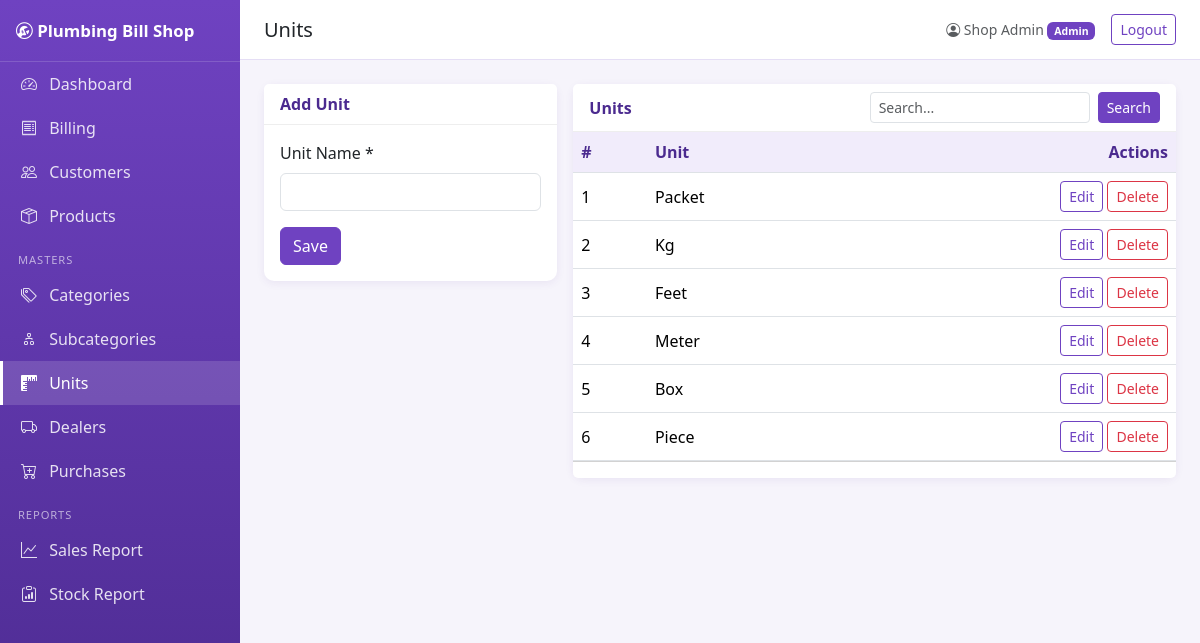
The page /units/index.php (signed in) on the database its author committed.
### tables this page shows
CREATE TABLE units (
  id INT AUTO_INCREMENT PRIMARY KEY,
  name VARCHAR(50) NOT NULL,
  is_deleted TINYINT(1) NOT NULL DEFAULT 0,
  created_at TIMESTAMP NOT NULL DEFAULT CURRENT_TIMESTAMP,
  updated_at TIMESTAMP NOT NULL DEFAULT CURRENT_TIMESTAMP ON UPDATE CURRENT_TIMESTAMP
);

### units/index.php (called while the page is built, shortened)
<?php
require_once __DIR__ . '/../includes/init.php';
require_once __DIR__ . '/../includes/crud.php';
render_crud($pdo, [
    'table' => 'units', 'path' => 'units/index.php',
    'title' => 'Units', 'singular' => 'Unit',
    'fields' => ['name' => ['label' => 'Unit Name', 'required' => true, 'unique' => true, 'max' => 50]],
    'columns' => ['name' => 'Unit'],
    'search' => ['t.name'],
    'guard' => 'SELECT COUNT(*) FROM products WHERE unit_id = ? AND is_deleted = 0',
    'guard_msg' => 'Active products use this unit. Change or remove them first.',
]);

### includes/init.php (called while the page is built, shortened)
<?php
function flash($type = null, $message = null)
{
    if ($type === null) {
        $storedMessage = $_SESSION['flash'] ?? null;
        return $storedMessage;
    }
    return null;
}
function paginate($pdo, $select, $from, $params = [], $orderBy = 'id DESC')
{
    $select = str_replace('\\*', '*', $select);
    $countSql = "SELECT COUNT(*) " . $from;
    $countStmt = $pdo->prepare($countSql);
    $countStmt->execute($params);
    $totalRecords = (int) $countStmt->fetchColumn();
    $perPage = 10;
    $pages = max(1, (int) ceil($totalRecords / $perPage));
    $page = max(1, (int) ($_GET['page'] ?? 1));
    $page = min($page, $pages);
    $offset = ($page - 1) * $perPage;
    $sql = "SELECT " . $select . " " . $from
         . " ORDER BY " . $orderBy
         . " LIMIT " . $perPage
         . " OFFSET " . $offset;
    $stmt = $pdo->prepare($sql);
    $stmt->execute($params);
    $rows = $stmt->fetchAll(PDO::FETCH_ASSOC);
    return [$rows, $pages, $page];
}
function e($value)
{
    return htmlspecialchars((string)$value, ENT_QUOTES, 'UTF-8');
}

### includes/crud.php (the view, shortened to what this page needs)
<?php
function render_crud(PDO $pdo, array $c): void
{
    $t = $c['table'];
    $fields = $c['fields'];
    $errors = [];
    $old = [];
    $editRow = null;
    $q = trim($_GET['q'] ?? '');
    $from = 'FROM ' . ($c['from'] ?? "$t t") . ' WHERE t.is_deleted = 0';
    $params = [];
    [$rows, $pages, $page] = paginate($pdo, $c['select'] ?? 't.*', $from, $params, 't.id DESC');
    include __DIR__ . '/header.php';
    $isEdit = !empty($editRow['id']);
    ?>
    <div class="row g-3">
      <div class="col-lg-4">
        <div class="card"><div class="card-header"><?= $isEdit ? 'Edit' : 'Add' ?> <?= e($c['singular']) ?></div>
          <div class="card-body">
            <form method="post" novalidate>
              <?php foreach ($fields as $f => $d):
                  $type = $d['type'] ?? 'text';
                  $val = $old[$f] ?? ($editRow[$f] ?? '');
                  $bad = isset($errors[$f]) ? ' is-invalid' : ''; ?>
                <div class="mb-3">
                  <label class="form-label"><?= e($d['label']) ?><?= !empty($d['required']) ? ' *' : '' ?></label>
                  <?php if ($type === 'select'): ?>
                    <select name="<?= $f ?>" class="form-select<?= $bad ?>">
                      <option value="">-- Select --</option>
                      <?php foreach ($pdo->query($d['options_sql'])->fetchAll() as $o): ?>
                        <option value="<?= (int)$o['id'] ?>" <?= (string)$val === (string)$o['id'] ? 'selected' : '' ?>><?= e($o['name']) ?></option>
                      <?php endforeach; ?>
                    </select>
                  <?php elseif ($type === 'textarea'): ?>
                    <textarea name="<?= $f ?>" rows="2" class="form-control<?= $bad ?>"><?= e($val) ?></textarea>
                  <?php else: ?>
                    <input name="<?= $f ?>" class="form-control<?= $bad ?>" value="<?= e($val) ?>">
                  <?php endif; ?>
                </div>
              <?php endforeach; ?>
              <button class="btn btn-purple"><?= $isEdit ? 'Update' : 'Save' ?></button>
            </form>
          </div></div>
      </div>
      <div class="col-lg-8">
        <div class="card">
          <div class="card-header d-flex justify-content-between align-items-center flex-wrap gap-2">
            <span><?= e($c['title']) ?></span>
            <form class="d-flex gap-2" method="get">
              <input name="q" value="<?= e($q) ?>" class="form-control form-control-sm" placeholder="Search...">
              <button class="btn btn-sm btn-purple">Search</button>
            </form>
          </div>
          <div class="table-responsive"><table class="table table-hover align-middle mb-0">
            <thead><tr><th>#</th>
              <?php foreach ($c['columns'] as $label): ?><th><?= e($label) ?></th><?php endforeach; ?>
              <th class="text-end">Actions</th></tr></thead>
            <tbody>
            <?php foreach ($rows as $i => $r): ?>
              <tr><td><?= $i + 1 + ($page - 1) * 10 ?></td>
                <?php foreach ($c['columns'] as $col => $label): ?><td><?= e($r[$col] ?? '') ?></td><?php endforeach; ?>
                <td class="text-end text-nowrap">
                  <a class="btn btn-sm btn-outline-purple" href="?edit=<?= (int)$r['id'] ?>">Edit</a>
                  <form method="post" class="d-inline" data-confirm="Delete this <?= e(strtolower($c['singular'])) ?>?">
                    <button class="btn btn-sm btn-outline-danger">Delete</button></form>
                </td></tr>
            <?php endforeach; if (!$rows): ?>
              <tr><td colspan="<?= count($c['columns']) + 2 ?>" class="text-center text-muted py-4">No records found.</td></tr>
            <?php endif; ?>
            </tbody></table></div>
          <div class="card-footer bg-white"><?= pager($pages, $page) ?></div>
        </div>
      </div>
    </div>
    <?php
    include __DIR__ . '/footer.php';
}

### assets/css/style.css (style rules this page uses)
:root { --purple:#6f42c1;--purple-dark:#4b2a8f;--purple-soft:#f1ecfb }
body { background:#f6f4fb;font-family:"Segoe UI",system-ui,sans-serif }
.card { border:0;box-shadow:0 2px 8px rgba(75,42,143,.08);border-radius:10px }
.card-header { background:#fff;border-bottom:1px solid #eee;font-weight:600;color:var(--purple-dark) }
.btn-purple { background:var(--purple);color:#fff;border-color:var(--purple) }
.btn-outline-purple { color:var(--purple);border-color:var(--purple) }
.table thead th { background:var(--purple-soft);color:var(--purple-dark);white-space:nowrap }

### rows shown on the page
units: page "1", name "Packet"
units: page "2", name "Kg"
units: page "3", name "Feet"
units: page "4", name "Meter"
units: page "5", name "Box"
units: page "6", name "Piece"

### other values the page prints
SHOP_NAME "Plumbing Bill Shop"
$pageTitle "Units"
$_SESSION['user']['name'] "Shop Admin"
$_SESSION['user']['role'] "Admin"
$c['singular'] "Unit"
$d['label'] "Unit Name"
$c['title'] "Units"
$label "Unit"
